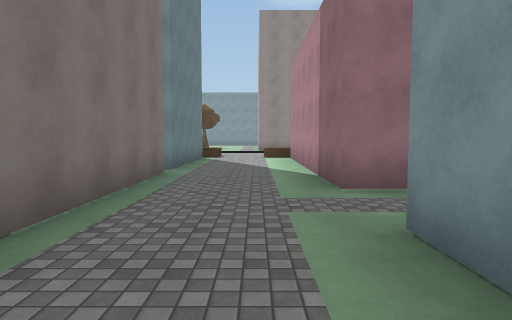
view 1 (above)

24 first-person views from a walk through a scene from a Unity 3-D project. The camera is 1.4 m above the floor, tilts 4° down and sees 75° across. The floor is counted in squares, 2 m on a side. Each view is taken from the middle of a square. On the plan, view 1 faces up. The plan holds only what a view shows up to about 10 squares ahead; the rest is blank. The place goes on beyond the plan. The player character is not drawn. Surface patterns are stand-ins for the level's own textures.

view 2
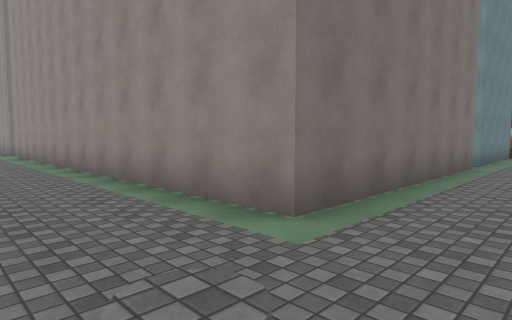

view 3
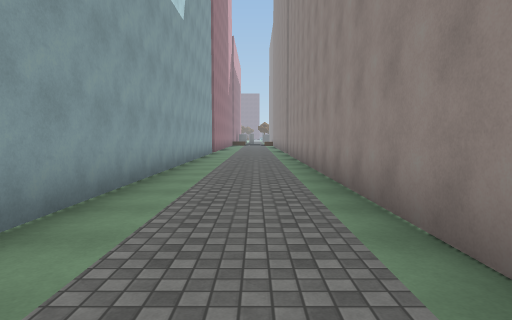

view 4
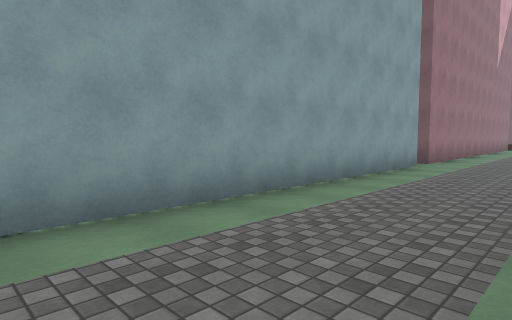

view 5
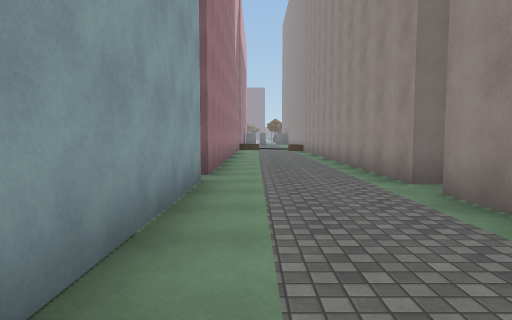

view 6
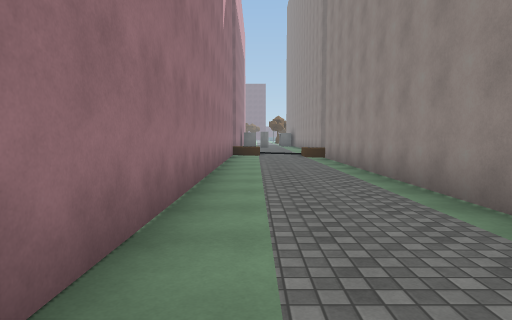

view 7
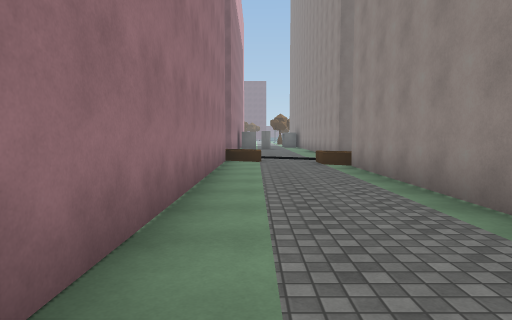

view 8
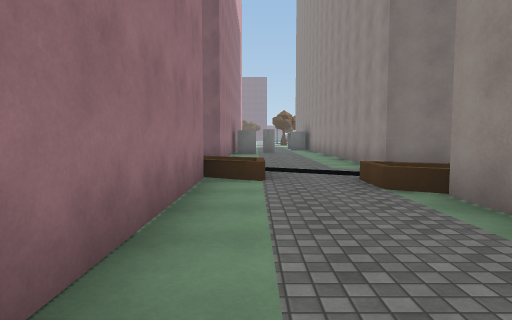

view 9
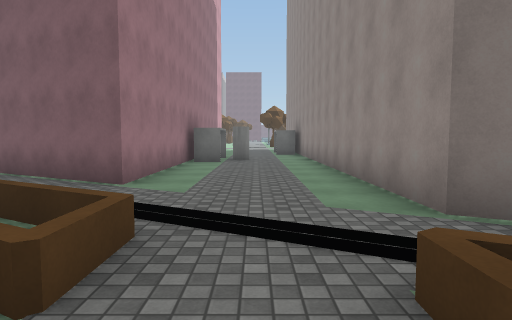

view 10
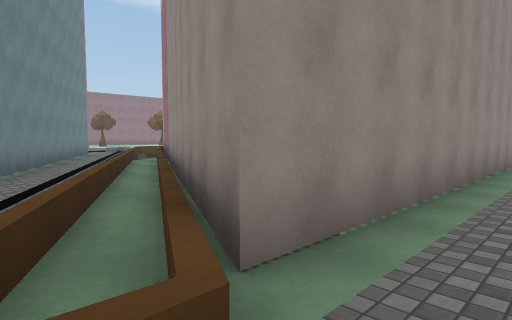

view 11
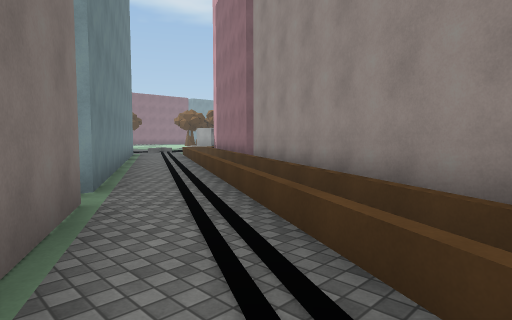

view 12
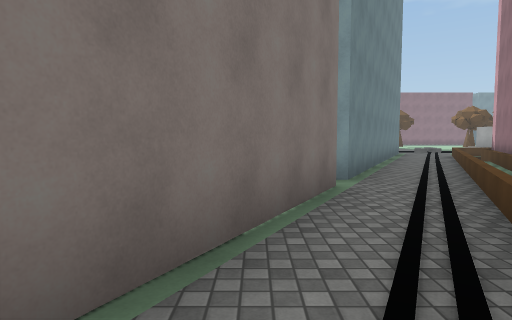

view 13
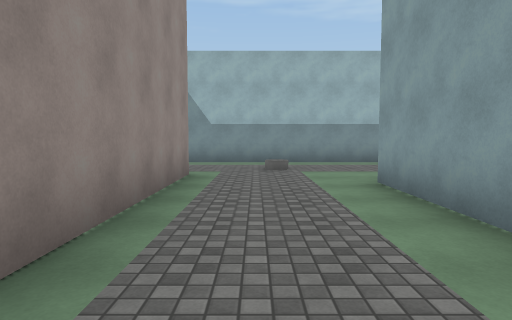

view 14
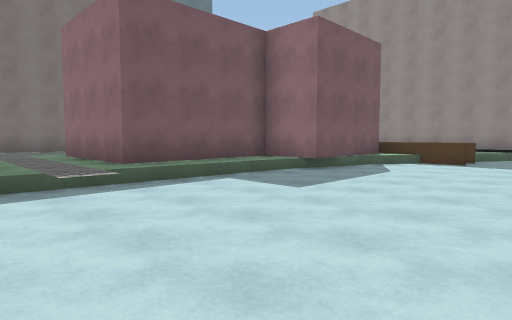

view 15
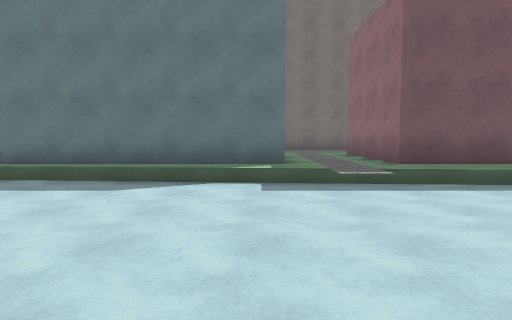

view 16
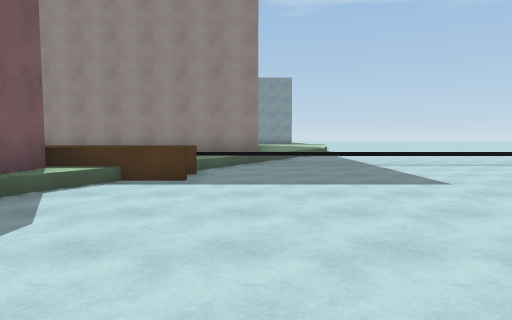

view 17
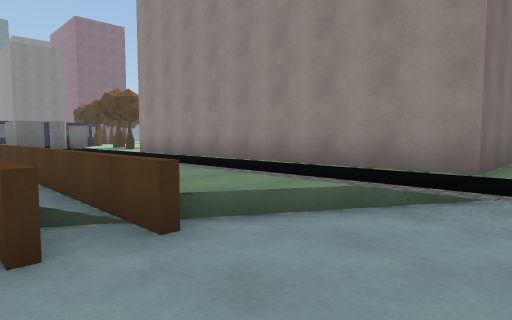

view 18
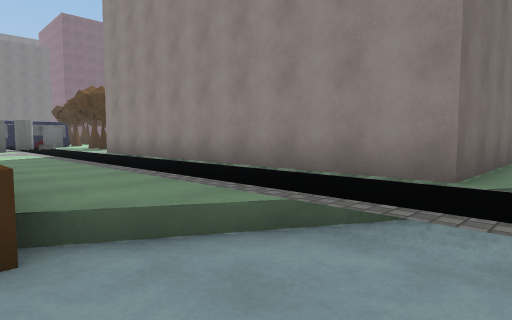

view 19
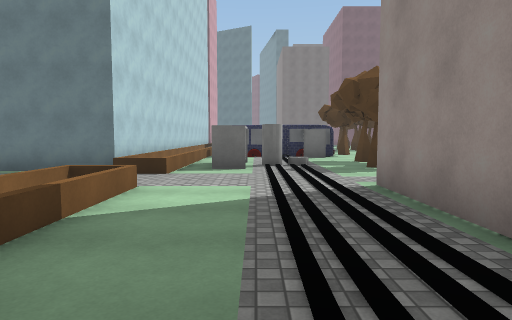

view 20
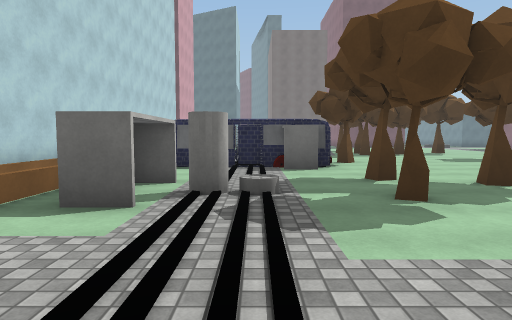

view 21
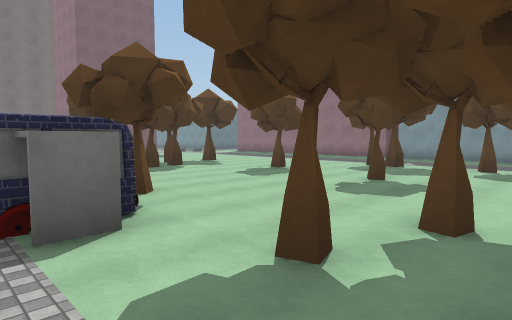

view 22
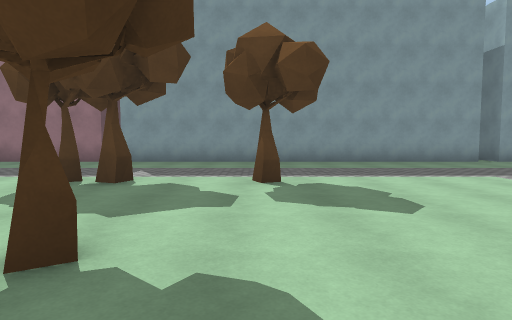

view 23
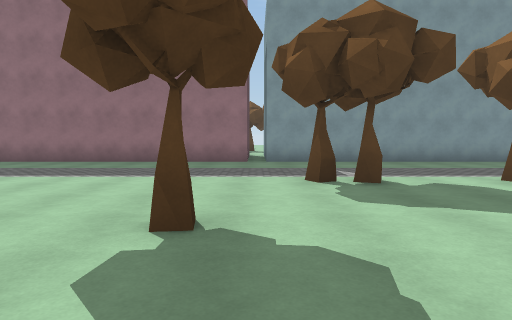

view 24
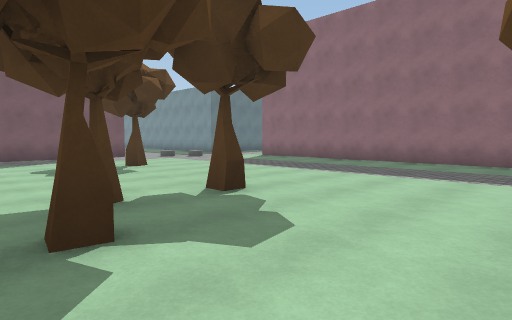

### Floor plan
Key: @ floor where view 1 was taken; # wall or solid block; . main floor; - floor 0.5 m lower than the main floor; / step, stairs or slope; = window, fence, low wall or low ledge; ^ raised ledge; O other object.
Columns run from 36 left of view 1 to 10 right of it. Each row starts with its distance up from view 1.
 29                     OOOOOOO.OOOOOOOOOOO
 28                     ..................
 27                    ..................
 26                   ...................
 25                  ...........##.#....
 24                  .#................
 23               O.  .....#..#........
 22               O...............#...
 21                 ......#..........
 20                       ..#........
 19                         #.......#.           O
 18                            ........          O
 17                             O.......         O
 16                              O......OOOOOOOOOO-
 15                               .../.............
 14                             OO..#O...........//
 13                              O..##........../--
 12                                ####..######=/--
 11             O              OOOOOOO#..#O   #/---
 10             O.=#                  O..O    O----
  9            O..#O                  O..O    O----
  8            O.^#O                  O..O  OOO----
  7           O..=O                   O..O  O.-----
  6          OO.^#                    O..O  O/-----
  5          ...#O                    O..OOOO/-----
  4         ##.^#                     O......//----
  3         ##=#O                     O......//----
  2        ##==#                      O..O  O/-----
  1 ########.=#OOOOOOOOOOOOOOOOOOOOOOOO..O  O/----
  0 .........=#.........................@O  O/---
 -1 O....................................O  O/--
 -2 O#......==...........................O  O-
 -3 OOOOOO.=#############OOOOOOOOOOOOO...O

Where each view was taken, in squares from view 1:
view 1: 0 up, 0 right, facing up
view 2: 2 down, 0 right, facing up-left
view 3: 1 down, 1 left, facing left
view 4: 0 up, 7 left, facing down-left
view 5: 2 down, 10 left, facing left
view 6: 2 down, 15 left, facing left
view 7: 2 down, 18 left, facing left
view 8: 2 down, 22 left, facing left
view 9: 1 down, 26 left, facing left
view 10: 1 down, 27 left, facing up-right
view 11: 1 up, 28 left, facing up-right
view 12: 0 up, 28 left, facing up
view 13: 1 down, 8 left, facing right
view 14: 2 up, 10 right, facing up-left
view 15: 2 up, 10 right, facing left
view 16: 6 up, 9 right, facing up
view 17: 11 up, 10 right, facing up-left
view 18: 12 up, 10 right, facing up-left
view 19: 14 up, 5 right, facing left
view 20: 15 up, 1 right, facing left
view 21: 15 up, 3 left, facing up-left
view 22: 20 up, 5 left, facing up
view 23: 20 up, 9 left, facing up
view 24: 20 up, 10 left, facing up-left
